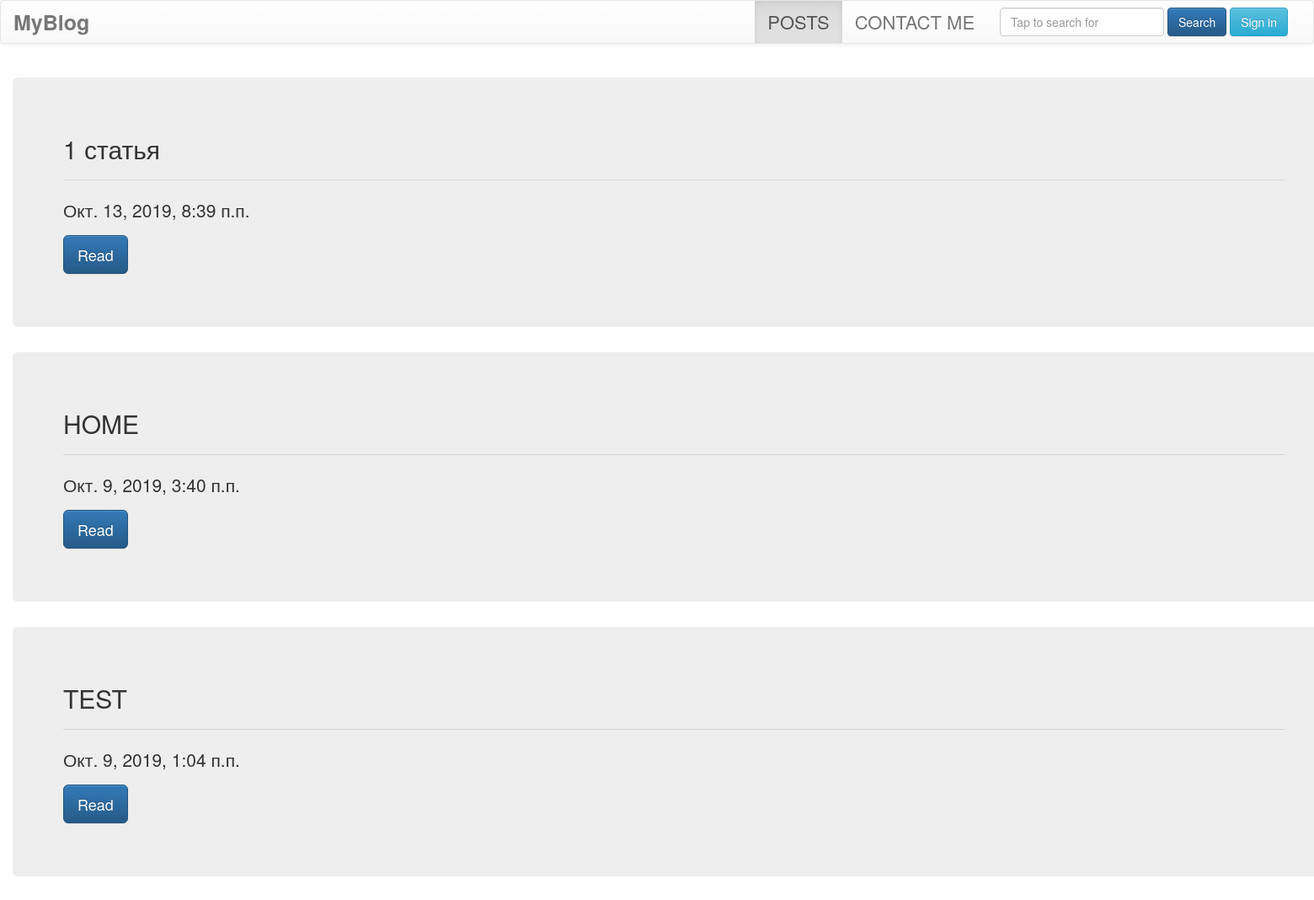
/posts/, run on the app's committed database.
### blog/models.py (models this page shows, shortened)
class Post(models.Model):
    title = models.CharField(max_length = 100)
    pub_date = models.DateTimeField()
    slug = models.SlugField(default = '')
    post_content = models.TextField(blank = True)
    post_status = models.IntegerField(choices=POST_STATUS, default=0)
    def was_published_recently(self):
        return self.pub_date >= (timezone.now() - datetime.timedelta(hours = 4))

### blog/views.py (the view)
# urls.py: path('posts/', views.PostsPageList.as_view(), name = 'PostsPageList'),
class PostsPageList(ListView):
    model = Post
    template_name = 'blog/posts.html'
    context_object_name = 'postslist'
    queryset = Post.objects.filter(post_status=1).order_by('-pub_date')[:10]

### templates/blog/posts.html (shortened to what this page needs)
{% extends 'blog/mainpage.html' %}
{% block active_link %}
     <ul class="nav navbar-nav">
            <li class="dropdown active">
              <a class="dropdown-toggle" style="font-size: 22px" data-toggle="dropdown" href="#">POSTS</a>
            </li>
            <li> <a href="{% url 'blog:ContactMe' %}" style="font-size: 22px">CONTACT ME</a></li>
          </ul>
          <form class="navbar-form navbar-right">
          <div class="form-group">
            <input class="form-control" type="text" placeholder="Tap to search for">
           </div>
            <button type="submit" data-toggle="dropdown" class="dropdown-toggle btn btn-primary">Search</button>
                {% if user.is_authenticated %}
                    <a class="btn btn-info" href="{% url 'accounts:SignoutView' %}">Sign out</a>
                    <div class="btn btn-info" >Welcome, <b>{{user}}</b></div>
                {% else %}
                    <a class="btn btn-info" href="{% url 'accounts:SignupView' %}">Sign in</a>
                {% endif%}
        </form>
{% endblock %}
{% block content%}
    <div class="container" style="width: 1600px">
    <br>
        {% if postslist %}
            {% for post in postslist %}
                <div class="jumbotron">
                    <h2 class="display-4">{{ post.title }}</h2>
                    <hr class="my-4">
                    <p>{{ post.pub_date }}</p>
                    <p class="lead">
                        <a class="btn btn-primary btn-lg" href="{% url 'blog:PostPageView' post.slug %}" role="button">Read</a>
                    </p>
                </div>
            {% endfor %}
        {% else%}
            <p>Посты не найдены:(</p>
        {% endif %}
    </div>
{% endblock %}

### data on the page
Post: title "1 статья", pub_date "Окт. 13, 2019, 8:39 п.п."
Post: title "HOME", pub_date "Окт. 9, 2019, 3:40 п.п."
Post: title "TEST", pub_date "Окт. 9, 2019, 1:04 п.п."
